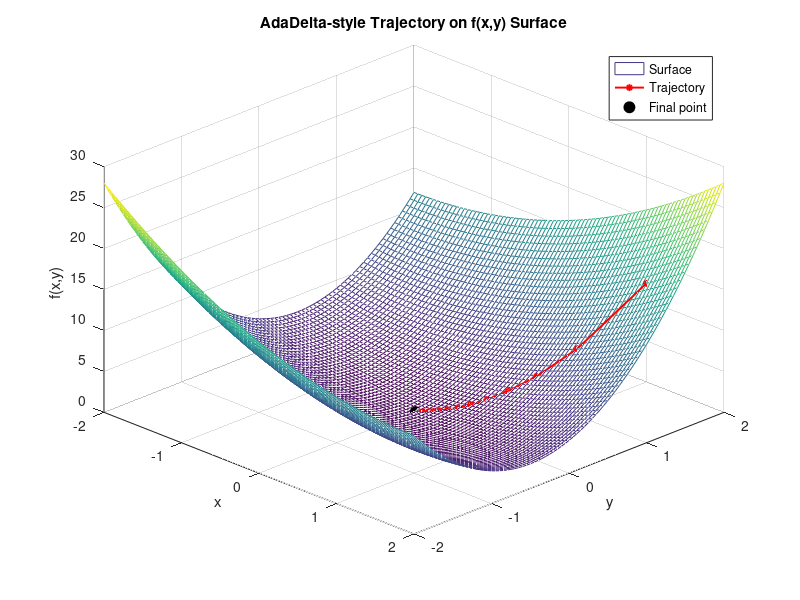
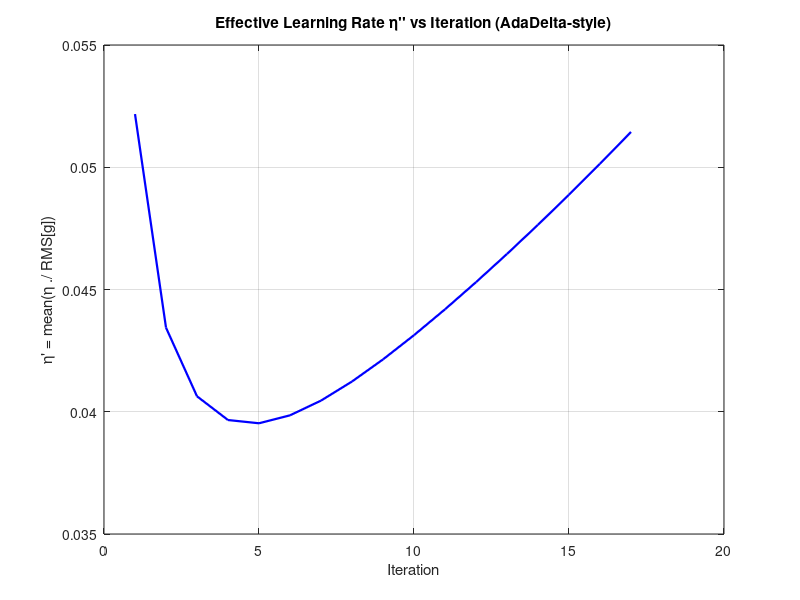

These figures' MATLAB source, in order:
%% EE490 Project 1 - Part 2: Gradient Descent (AdaDelta-style RMS step)
clc; close all; clear;

%% ===== Define f(x,y) and gradient g(x,y) =====
f  = @(x,y) x.^2 + 2*x.*y + 4*y.^2;
gx = @(x,y) 2*x + 2*y;     % df/dx
gy = @(x,y) 2*x + 8*y;     % df/dy

%% ===== Plot f(x,y) surface in the required range [-2,2] =====
[xg, yg] = meshgrid(-2:0.05:2, -2:0.05:2);
fg = f(xg, yg);
figure; mesh(xg, yg, fg);
xlabel('x'); ylabel('y'); zlabel('f(x,y)');
title('Surface: f(x,y) = x^2 + 2xy + 4y^2');
hold on;

%% ===== AdaDelta-style parameters (from instruction) =====
eta   = 0.1;       % given initial learning rate
rho   = 0.95;      % choose in [0.9, 0.99]
eps0  = 1e-8;      % small constant for stability
tol_f = 1e-3;      % stop: |f_{t+1} - f_t| < 1e-3
maxIter = 5000;

%% ===== Initialization =====
x0 = 1.5; 
y0 = 1.5;

wt = [x0; y0];
Track = wt;

Eg2 = [0;0];        % running RMS accumulator for gradient squares
eta_eff_hist = [];  % store effective learning rate eta'

%% ===== Gradient Descent loop =====
t = 1;
f_old = f(wt(1), wt(2));

while t < maxIter
    
    % gradient at current point
    g = [gx(wt(1), wt(2));
         gy(wt(1), wt(2))];
    
    % running average of squared gradients
    Eg2 = rho*Eg2 + (1-rho)*(g.^2);
    
    % RMS of gradient
    RMSg = sqrt(Eg2 + eps0);
    
    % AdaDelta-style step (matches your handout formula)
    dx = -(eta ./ RMSg) .* g;
    
    % effective learning rate (scalar for plotting)
    eta_eff = mean(eta ./ RMSg);
    eta_eff_hist = [eta_eff_hist; eta_eff]; %#ok<AGROW>
    
    % update
    wt1 = wt + dx;
    
    % enforce bounds [-2,2]
    wt1(1) = max(-2, min(2, wt1(1)));
    wt1(2) = max(-2, min(2, wt1(2)));
    
    % compute new f
    f_new = f(wt1(1), wt1(2));
    
    % save path
    Track = [Track, wt1]; %#ok<AGROW>
    
    % stopping criterion
    if abs(f_new - f_old) < tol_f
        wt = wt1;
        break;
    end
    
    % move forward
    wt = wt1;
    f_old = f_new;
    t = t + 1;
end

xf = wt(1); yf = wt(2);

fprintf('Stopped at iteration  : %d\n', t);
fprintf('Final solution (xf,yf): (%.6f, %.6f)\n', xf, yf);
fprintf('Final f(xf,yf)        : %.8f\n', f(xf,yf));

%% ===== (a) Plot trajectory on the surface =====
xt = Track(1,:);
yt = Track(2,:);
ft = f(xt, yt);

plot3(xt, yt, ft, 'r*-', 'LineWidth', 1.4, 'MarkerSize', 5);
plot3(xf, yf, f(xf,yf), 'ko', 'MarkerFaceColor', 'k', 'MarkerSize', 8);
title('AdaDelta-style Trajectory on f(x,y) Surface');
legend('Surface','Trajectory','Final point','Location','best');
view(45,35);
grid on;

%% ===== (b) Plot eta'' (effective learning rate) vs iteration =====
figure;
plot(1:length(eta_eff_hist), eta_eff_hist, 'b-', 'LineWidth', 1.6);
grid on;
xlabel('Iteration');
ylabel('\eta'' = mean(\eta ./ RMS[g])');
title('Effective Learning Rate \eta'''' vs Iteration (AdaDelta-style)');
